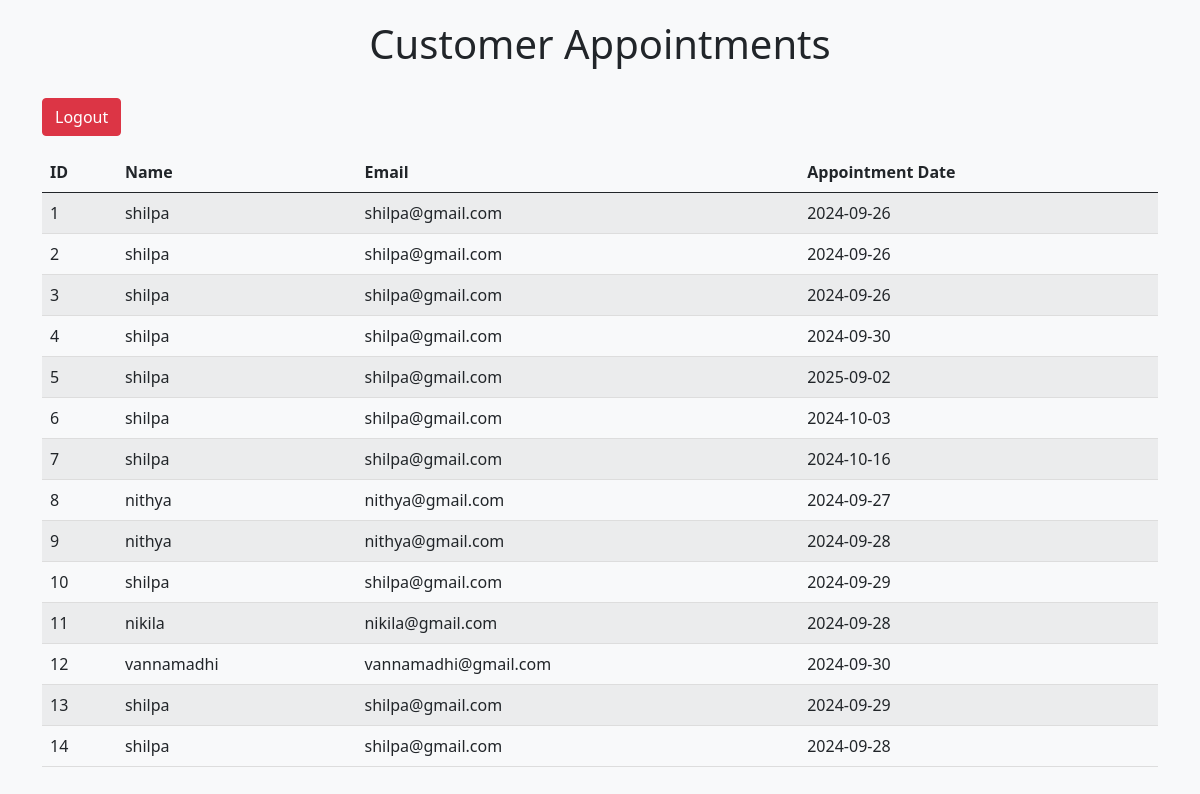
Screenshot of /result (signed in) with the database file from the repository.
### tables this page shows
CREATE TABLE users (
        id INTEGER PRIMARY KEY AUTOINCREMENT,
        name TEXT NOT NULL,
        mail TEXT NOT NULL,
        date TEXT NOT NULL
    );

### app.py (the view)
@app.route('/result')
def result():
    if not session.get('logged_in'):
        flash('u need to log in to access this page.')
        return redirect(url_for('login'))
    conn=sqlite3.connect('database.db')
    cursor=conn.cursor()
    cursor.execute('SELECT * from users')
    data=cursor.fetchall()
    conn.close()
    return render_template('result.html',data=data)

### templates/result.html (shortened to what this page needs)
<!DOCTYPE html>
<html lang="en">
<head>
    <link href="https://cdn.jsdelivr.net/npm/bootstrap@5.0.2/dist/css/bootstrap.min.css" rel="stylesheet">
</head>
<body>
    <div class="container">
        <h1>Customer Appointments</h1>
        <a href="/logout" class="btn btn-danger mb-3">Logout</a>
        <table class="table table-striped">
            <thead>
                <tr>
                    <th>ID</th>
                    <th>Name</th>
                    <th>Email</th>
                    <th>Appointment Date</th>
                </tr>
            </thead>
            <tbody>
                {% for row in data %}
                <tr>
                    <td>{{ row[0] }}</td>
                    <td>{{ row[1] }}</td>
                    <td>{{ row[2] }}</td>
                    <td>{{ row[3] }}</td>
                </tr>
                {% endfor %}
            </tbody>
        </table>
    </div>
</body>
</html>

### templates/result.html (style rules this page uses)
body { background-color: #f8f9fa; animation: fadeIn 1s ease; }
table { width: 100%; transition: transform 0.3s; }
th, td { padding: 15px; text-align: left; border-bottom: 1px solid #ddd; transition: background-color 0.3s; }
th { background-color: #f2f2f2; }
a { color: #007bff; text-decoration: none; }
.container { margin-top: 20px; }
h1 { text-align: center; margin-bottom: 20px; }
a.btn-danger { margin-top: 10px; }

### rows the page displays
users: id "1", name "shilpa", mail "shilpa@gmail.com", date "2024-09-26"
users: id "2", name "shilpa", mail "shilpa@gmail.com", date "2024-09-26"
users: id "3", name "shilpa", mail "shilpa@gmail.com", date "2024-09-26"
users: id "4", name "shilpa", mail "shilpa@gmail.com", date "2024-09-30"
users: id "5", name "shilpa", mail "shilpa@gmail.com", date "2025-09-02"
users: id "6", name "shilpa", mail "shilpa@gmail.com", date "2024-10-03"
users: id "7", name "shilpa", mail "shilpa@gmail.com", date "2024-10-16"
users: id "8", name "nithya", mail "nithya@gmail.com", date "2024-09-27"
users: id "9", name "nithya", mail "nithya@gmail.com", date "2024-09-28"
users: id "10", name "shilpa", mail "shilpa@gmail.com", date "2024-09-29"
users: id "11", name "nikila", mail "nikila@gmail.com", date "2024-09-28"
users: id "12", name "vannamadhi", mail "vannamadhi@gmail.com", date "2024-09-30"
users: id "13", name "shilpa", mail "shilpa@gmail.com", date "2024-09-29"
users: id "14", name "shilpa", mail "shilpa@gmail.com", date "2024-09-28"
